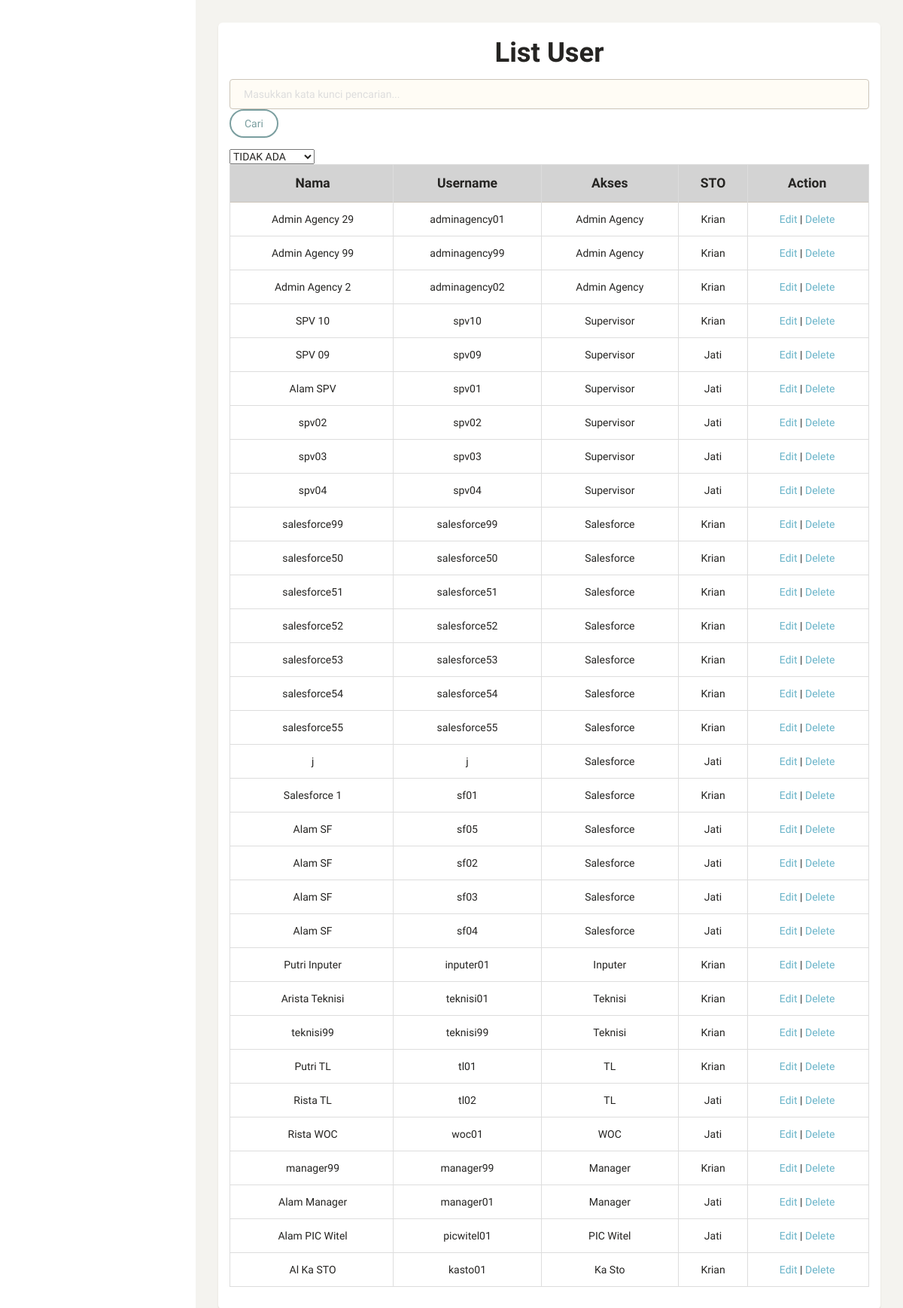
/list_user_tampil.php, run on the app's committed database.
### tables this page shows
CREATE TABLE `user` (
  `id` int(3) NOT NULL,
  `username` varchar(25) NOT NULL,
  `password` varchar(25) NOT NULL,
  `akses` int(1) NOT NULL,
  `nama` varchar(25) NOT NULL,
  `id_sto` int(11) NOT NULL
);

CREATE TABLE `sto` (
  `id_sto` int(11) NOT NULL,
  `area` varchar(20) NOT NULL,
  `alamat` varchar(40) NOT NULL
);

### list_user_tabel.php (the view, shortened to what this page needs)
<?php
  include("koneksi.php");
  function query($query){
    global $con;
    $result = mysqli_query($con, $query);
    $rows = [];
    while ($row = mysqli_fetch_assoc($result)){
      $rows[] = $row;
    }
    return $rows;
  }
  $kumpulanUser = query("SELECT id, nama, username, akses, id_sto FROM user WHERE id != 0 ORDER BY akses");
  $kumpulanJabatan = query("SELECT * FROM jabatan");
?>
<form action="" method="post">
  <div class="form-group">
      <input name="kata-kunci" class="form-control border-input" type="text" placeholder="Masukkan kata kunci pencarian...">
      <button class="btn btn-primary" name="cari" type="submit">Cari</button>
  </div>
</form>
<select name="jabatan" id="jabatan">
  <?php foreach($kumpulanJabatan as $j): ?>
    <option value="<?= $j['id_jabatan'] ?>"><?= $j['nama_jabatan'] ?></option>
  <?php endforeach ?>
</select>
<div id="container">
<table class="table table-hover table-bordered text-center">
  <thead style="background-color:lightgrey">
    <tr>
      <th rowspan="2" class="text-center"><b>Nama</b></th>
      <th rowspan="2" class="text-center"><b>Username</b></th>
      <th rowspan="2" class="text-center"><b>Akses</b></th>
      <th rowspan="2" class="text-center"><b>STO</b></th>
      <th rowspan="2" class="text-center"><b>Action</b></th>
    </tr>
  </thead>
  <tbody>
    <?php foreach($kumpulanUser as $user): ?>
    <tr>
      <td><?= $user['nama'] ?></td>
      <td><?= $user['username'] ?></td>
      <?php
        if($user['akses'] == 1){
          $jabatan = 'Admin Agency';
        } elseif($user['akses'] == 2){
          $jabatan = 'Supervisor';
        }elseif($user['akses'] == 3){
          $jabatan = 'Salesforce';
        }elseif($user['akses'] == 4){
          $jabatan = 'Inputer';
        }elseif($user['akses'] == 5){
          $jabatan = 'Teknisi';
        }elseif($user['akses'] == 6){
          $jabatan = 'TL';
        }elseif($user['akses'] == 7){
          $jabatan = 'WOC';
        }elseif($user['akses'] == 8){
          $jabatan = 'Manager';
        }elseif($user['akses'] == 9){
          $jabatan = 'PIC Witel';
        } elseif($user['akses'] == 10){
          $jabatan = 'Ka Sto';
        }
      ?>
      <td><?= $jabatan ?></td>
     <?php
      $id_sto = $user['id_sto'];
      $kumpulanArea = query("SELECT * FROM sto WHERE id_sto = $id_sto");
      $area = $kumpulanArea[0]['area'];
      ?>
      <td><?= $area ?></td>
      <td><a href="manager_edit_user.php?id=<?= $user['id'] ?>" name="btn-edit"
          onclick="return confirm(&quot;Yakin Ingin Mengedit Data?&quot;);">Edit</a> | <a
          href="manager_hapus_user.php?id=<?= $user['id'] ?>" name="btn-edit"
          onclick="return confirm(&quot;Yakin Ingin Menghapus Data?&quot;);">Delete</a></td>
    </tr>
    <?php endforeach ?>
  </tbody>
</table>
</div>

### data on the page
user: nama "Admin Agency 29", username "adminagency01", akses "Admin Agency", id_sto.area "Krian"
user: nama "Admin Agency 99", username "adminagency99", akses "Admin Agency", id_sto.area "Krian"
user: nama "Admin Agency 2", username "adminagency02", akses "Admin Agency", id_sto.area "Krian"
user: nama "SPV 10", username "spv10", akses "Supervisor", id_sto.area "Krian"
user: nama "SPV 09", username "spv09", akses "Supervisor", id_sto.area "Jati"
user: nama "Alam SPV", username "spv01", akses "Supervisor", id_sto.area "Jati"
user: nama "spv02", username "spv02", akses "Supervisor", id_sto.area "Jati"
user: nama "spv03", username "spv03", akses "Supervisor", id_sto.area "Jati"
user: nama "spv04", username "spv04", akses "Supervisor", id_sto.area "Jati"
user: nama "salesforce99", username "salesforce99", akses "Salesforce", id_sto.area "Krian"
user: nama "salesforce50", username "salesforce50", akses "Salesforce", id_sto.area "Krian"
user: nama "salesforce51", username "salesforce51", akses "Salesforce", id_sto.area "Krian"
user: nama "salesforce52", username "salesforce52", akses "Salesforce", id_sto.area "Krian"
user: nama "salesforce53", username "salesforce53", akses "Salesforce", id_sto.area "Krian"
user: nama "salesforce54", username "salesforce54", akses "Salesforce", id_sto.area "Krian"
user: nama "salesforce55", username "salesforce55", akses "Salesforce", id_sto.area "Krian"
user: nama "j", username "j", akses "Salesforce", id_sto.area "Jati"
user: nama "Salesforce 1", username "sf01", akses "Salesforce", id_sto.area "Krian"
user: nama "Alam SF", username "sf05", akses "Salesforce", id_sto.area "Jati"
user: nama "Alam SF", username "sf02", akses "Salesforce", id_sto.area "Jati"
user: nama "Alam SF", username "sf03", akses "Salesforce", id_sto.area "Jati"
user: nama "Alam SF", username "sf04", akses "Salesforce", id_sto.area "Jati"
user: nama "Putri Inputer", username "inputer01", akses "Inputer", id_sto.area "Krian"
user: nama "Arista Teknisi", username "teknisi01", akses "Teknisi", id_sto.area "Krian"
user: nama "teknisi99", username "teknisi99", akses "Teknisi", id_sto.area "Krian"
user: nama "Putri TL", username "tl01", akses "TL", id_sto.area "Krian"
user: nama "Rista TL", username "tl02", akses "TL", id_sto.area "Jati"
user: nama "Rista WOC", username "woc01", akses "WOC", id_sto.area "Jati"
user: nama "manager99", username "manager99", akses "Manager", id_sto.area "Krian"
user: nama "Alam Manager", username "manager01", akses "Manager", id_sto.area "Jati"
user: nama "Alam PIC Witel", username "picwitel01", akses "PIC Witel", id_sto.area "Jati"
user: nama "Al Ka STO", username "kasto01", akses "Ka Sto", id_sto.area "Krian"

### other printed values
form field jabatan "TIDAK ADA"
